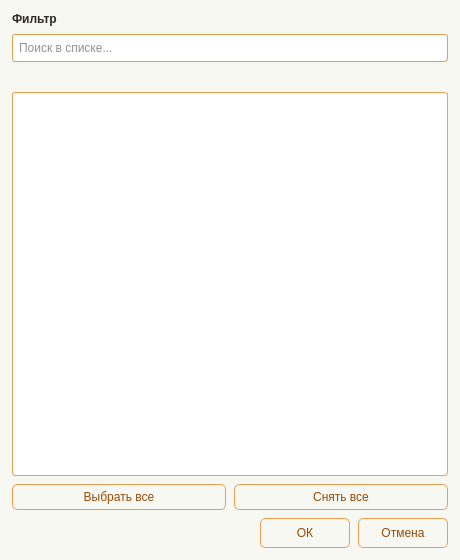
<?xml version="1.0" encoding="UTF-8"?>
<ui version="4.0">
 <class>CheckedFilterDialog</class>
 <widget class="QDialog" name="CheckedFilterDialog">
  <property name="geometry">
   <rect>
    <x>0</x>
    <y>0</y>
    <width>460</width>
    <height>560</height>
   </rect>
  </property>
  <property name="minimumSize">
   <size>
    <width>420</width>
    <height>480</height>
   </size>
  </property>
  <property name="windowTitle">
   <string>Фильтр</string>
  </property>
  <property name="styleSheet">
   <string notr="true">QDialog {
    background-color: #f8f8f2;
    color: #262626;
    font: 10pt &quot;Tahoma&quot;;
}

QLabel {
    color: #262626;
}

QLabel#label_Title {
    font: 12pt &quot;Tahoma&quot;;
    font-weight: 700;
    color: #2D2A26;
}

QLineEdit {
    border: 1px solid #f09d54;
    border-radius: 3px;
    padding: 4px;
    background-color: #ffffff;
    color: #262626;
}

QListWidget {
    border: 1px solid #f09d54;
    border-radius: 3px;
    background-color: #ffffff;
    color: #262626;
    selection-background-color: #f5d3b5;
    selection-color: #262626;
}

QListWidget::item {
    min-height: 18px;
    padding: 1px 2px;
    margin: 0px;
}

QPushButton {
    border: 1px solid #f09d54;
    border-radius: 5px;
    background-color: #f8f8f2;
    color: #964b09;
    padding: 5px 10px;
}

QPushButton:hover {
    background-color: #f5d3b5;
}</string>
  </property>
  <layout class="QVBoxLayout" name="verticalLayout">
   <property name="spacing">
    <number>8</number>
   </property>
   <property name="leftMargin">
    <number>12</number>
   </property>
   <property name="topMargin">
    <number>12</number>
   </property>
   <property name="rightMargin">
    <number>12</number>
   </property>
   <property name="bottomMargin">
    <number>12</number>
   </property>
   <item>
    <widget class="QLabel" name="label_Title">
     <property name="text">
      <string>Фильтр</string>
     </property>
    </widget>
   </item>
   <item>
    <widget class="QLineEdit" name="line_Search">
     <property name="minimumSize">
      <size>
       <width>0</width>
       <height>28</height>
      </size>
     </property>
     <property name="placeholderText">
      <string>Поиск в списке...</string>
     </property>
    </widget>
   </item>
   <item>
    <widget class="QLabel" name="label_Count">
     <property name="text">
      <string/>
     </property>
    </widget>
   </item>
   <item>
    <widget class="QListWidget" name="lst_Values">
     <property name="minimumSize">
      <size>
       <width>0</width>
       <height>300</height>
      </size>
     </property>
     <property name="alternatingRowColors">
      <bool>true</bool>
     </property>
     <property name="spacing">
      <number>0</number>
     </property>
    </widget>
   </item>
   <item>
    <layout class="QHBoxLayout" name="horizontalLayout_select">
     <property name="spacing">
      <number>8</number>
     </property>
     <item>
      <widget class="QPushButton" name="btn_SelectAll">
       <property name="text">
        <string>Выбрать все</string>
       </property>
      </widget>
     </item>
     <item>
      <widget class="QPushButton" name="btn_ClearAll">
       <property name="text">
        <string>Снять все</string>
       </property>
      </widget>
     </item>
    </layout>
   </item>
   <item>
    <layout class="QHBoxLayout" name="horizontalLayout_buttons">
     <property name="spacing">
      <number>8</number>
     </property>
     <item>
      <spacer name="horizontalSpacer">
       <property name="orientation">
        <enum>Qt::Orientation::Horizontal</enum>
       </property>
       <property name="sizeHint" stdset="0">
        <size>
         <width>40</width>
         <height>20</height>
        </size>
       </property>
      </spacer>
     </item>
     <item>
      <widget class="QPushButton" name="btn_Ok">
       <property name="minimumSize">
        <size>
         <width>90</width>
         <height>30</height>
        </size>
       </property>
       <property name="text">
        <string>ОК</string>
       </property>
      </widget>
     </item>
     <item>
      <widget class="QPushButton" name="btn_Cancel">
       <property name="minimumSize">
        <size>
         <width>90</width>
         <height>30</height>
        </size>
       </property>
       <property name="text">
        <string>Отмена</string>
       </property>
      </widget>
     </item>
    </layout>
   </item>
  </layout>
 </widget>
 <resources/>
 <connections/>
</ui>
